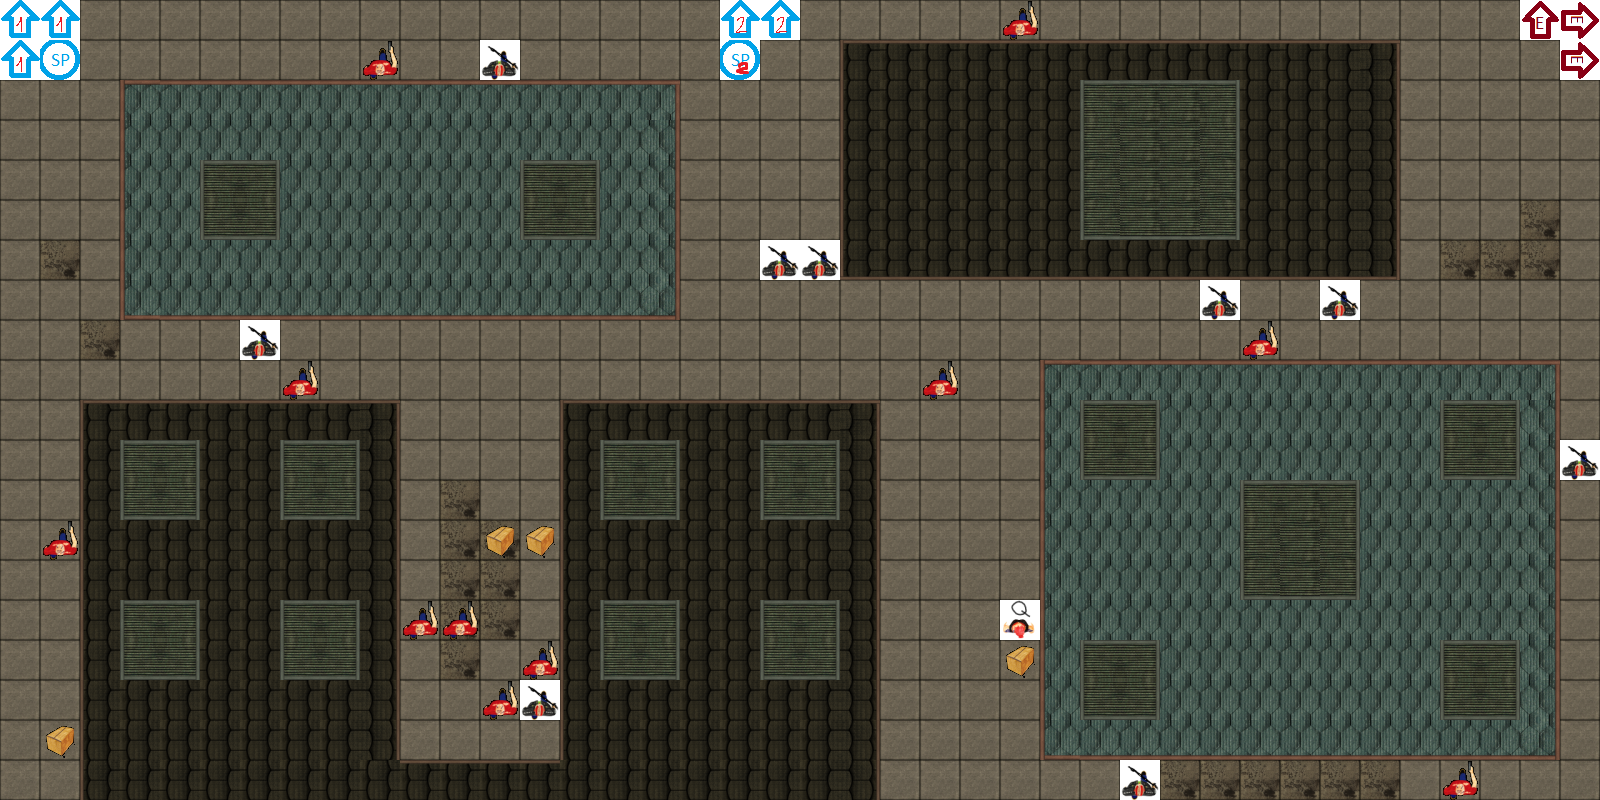

Tiled map render using the project's own tile images. Description and the map definition, with tile-layer contents summarised, below:
An orthogonal 40x20 tile map with 40x40 px tiles, 3 tile layers (map, actors, items).

<map version="1.0" orientation="orthogonal" width="40" height="20" tilewidth="40" tileheight="40">
 <tileset firstgid="1" name="Map1" tilewidth="40" tileheight="40">
  <image source="Map1.png" trans="000000" width="200" height="600" />
  <tile id="31">
   <properties>
    <property name="Solid" value="1" />
   </properties>
  </tile>
  <tile id="32">
   <properties>
    <property name="Solid" value="1" />
   </properties>
  </tile>
  <tile id="33">
   <properties>
    <property name="Solid" value="1" />
   </properties>
  </tile>
  <tile id="34">
   <properties>
    <property name="Solid" value="1" />
   </properties>
  </tile>
  <tile id="35">
   <properties>
    <property name="Solid" value="1" />
   </properties>
  </tile>
  <tile id="36">
   <properties>
    <property name="Solid" value="1" />
   </properties>
  </tile>
  <tile id="37">
   <properties>
    <property name="Solid" value="1" />
   </properties>
  </tile>
  <tile id="38">
   <properties>
    <property name="Solid" value="1" />
   </properties>
  </tile>
  <tile id="39">
   <properties>
    <property name="Solid" value="1" />
   </properties>
  </tile>
  <tile id="40">
   <properties>
    <property name="Solid" value="1" />
   </properties>
  </tile>
  <tile id="41">
   <properties>
    <property name="Solid" value="1" />
   </properties>
  </tile>
  <tile id="42">
   <properties>
    <property name="Solid" value="1" />
   </properties>
  </tile>
  <tile id="43">
   <properties>
    <property name="Solid" value="1" />
   </properties>
  </tile>
  <tile id="44">
   <properties>
    <property name="Solid" value="1" />
   </properties>
  </tile>
  <tile id="45">
   <properties>
    <property name="Solid" value="1" />
   </properties>
  </tile>
  <tile id="46">
   <properties>
    <property name="Solid" value="1" />
   </properties>
  </tile>
  <tile id="47">
   <properties>
    <property name="Solid" value="1" />
   </properties>
  </tile>
  <tile id="48">
   <properties>
    <property name="Solid" value="1" />
   </properties>
  </tile>
  <tile id="49">
   <properties>
    <property name="Solid" value="1" />
   </properties>
  </tile>
  <tile id="50">
   <properties>
    <property name="Solid" value="1" />
   </properties>
  </tile>
  <tile id="51">
   <properties>
    <property name="Solid" value="1" />
   </properties>
  </tile>
  <tile id="52">
   <properties>
    <property name="Solid" value="1" />
   </properties>
  </tile>
  <tile id="53">
   <properties>
    <property name="Solid" value="1" />
   </properties>
  </tile>
  <tile id="54">
   <properties>
    <property name="Solid" value="1" />
   </properties>
  </tile>
  <tile id="55">
   <properties>
    <property name="Solid" value="1" />
   </properties>
  </tile>
  <tile id="56">
   <properties>
    <property name="Solid" value="1" />
   </properties>
  </tile>
  <tile id="57">
   <properties>
    <property name="Solid" value="1" />
   </properties>
  </tile>
  <tile id="58">
   <properties>
    <property name="actor" value="EnemyDude" />
   </properties>
  </tile>
  <tile id="59">
   <properties>
    <property name="actor" value="EnemyDudeMelee" />
   </properties>
  </tile>
  <tile id="60">
   <properties>
    <property name="actor" value="NPCSimple" />
   </properties>
  </tile>
  <tile id="61">
   <properties>
    <property name="actor" value="QuestGiver" />
   </properties>
  </tile>
  <tile id="62">
   <properties>
    <property name="actor" value="PoliceMelee" />
   </properties>
  </tile>
  <tile id="63">
   <properties>
    <property name="actor" value="Police" />
   </properties>
  </tile>
  <tile id="64">
   <properties>
    <property name="box" value="1" />
   </properties>
  </tile>
  <tile id="65">
   <properties>
    <property name="exit" value="1" />
   </properties>
  </tile>
  <tile id="66">
   <properties>
    <property name="exit" value="2" />
   </properties>
  </tile>
  <tile id="67">
   <properties>
    <property name="exit" value="3" />
   </properties>
  </tile>
  <tile id="68">
   <properties>
    <property name="exit" value="4" />
   </properties>
  </tile>
  <tile id="69">
   <properties>
    <property name="spID" value="1" />
   </properties>
  </tile>
  <tile id="70">
   <properties>
    <property name="spID" value="2" />
   </properties>
  </tile>
  <tile id="71">
   <properties>
    <property name="spID" value="3" />
   </properties>
  </tile>
  <tile id="72">
   <properties>
    <property name="startPointID" value="3" />
    <property name="transport" value="4" />
    <property name="transportTarget" value="2" />
   </properties>
  </tile>
  <tile id="73">
   <properties>
    <property name="startPointID" value="2" />
    <property name="transport" value="1" />
    <property name="transportTarget" value="1" />
   </properties>
  </tile>
  <tile id="74">
   <properties>
    <property name="startPointID" value="3" />
    <property name="transport" value="1" />
    <property name="transportTarget" value="2" />
   </properties>
  </tile>
 </tileset>
 <layer name="map" width="40" height="20">
  <data>[800 cells, 800 non-empty, 29 distinct tile ids]</data>
 </layer>
 <layer name="actors" width="40" height="20">
  <data>[800 cells, 20 non-empty, 3 distinct tile ids]</data>
 </layer>
 <layer name="items" width="40" height="20">
  <data>[800 cells, 15 non-empty, 8 distinct tile ids]</data>
 </layer>
</map>
